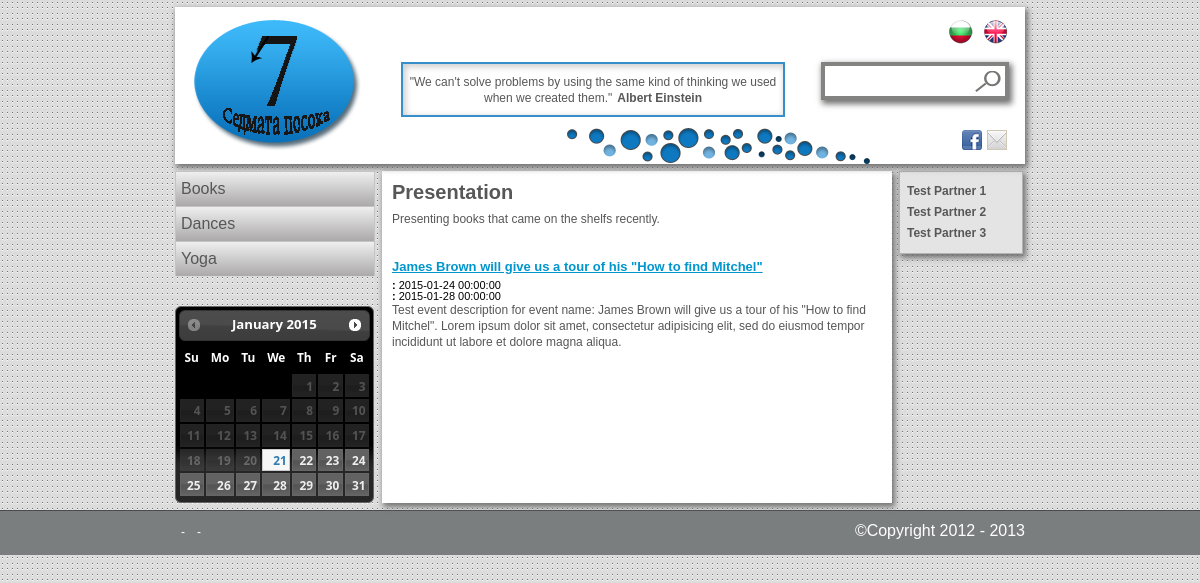
Page /en/subcategory/2 on the committed database.
### tables this page shows
create table thought_text (
  id int not null auto_increment primary key,
  bg text,
  en text
);

create table thought_author (
  id int not null auto_increment primary key,
  bg text,
  en text
);

create table category (
  id         int not null auto_increment primary key,
  pictureSrc varchar(150) not null,
  nameId     int not null,
  descrId    int not null,
  createdAt  timestamp default current_timestamp,

  foreign key (nameId) 
    references categoryname(id)
    on delete cascade
    on update cascade,

  foreign key (descrId) 
    references categorydescr(id)
    on delete cascade
    on update cascade
);

create table categoryname (
  id int not null auto_increment primary key,
  bg text,
  en text
);

create table subcategory (
  id         int not null auto_increment primary key,
  catId      int not null,
  pictureSrc varchar(150),
  nameId     int not null,
  descrId    int not null,
  createdAt  timestamp default current_timestamp,

  foreign key (catId) 
    references category(id)
    on delete cascade
    on update cascade,

  foreign key (nameId) 
    references subcategoryname(id)
    on delete cascade
    on update cascade,

  foreign key (descrId) 
    references subcategorydescr(id)
    on delete cascade
    on update cascade
);

create table subcategoryname (
  id int not null auto_increment primary key,
  bg text,
  en text
);

create table subcategorydescr (
  id int not null auto_increment primary key,
  bg text,
  en text
);

create table event (
  id        int not null auto_increment primary key,
  titleId   int not null,
  descrId   int not null,
  subcatId  int not null,
  link      varchar(150),
  fee       varchar(50),  
  startDate timestamp,
  endDate   timestamp,

  foreign key (titleId) 
    references eventtitle(id)
    on delete cascade
    on update cascade,

  foreign key (titleId) 
    references eventtitle(id)
    on delete cascade
    on update cascade,

  foreign key (subcatId) 
    references subcategory(id)
    on delete cascade
    on update cascade
);

create table eventtitle (
  id int not null auto_increment primary key,
  bg text,
  en text
);

create table eventdescr (
  id int not null auto_increment primary key,
  bg text,
  en text
);

create table partner (
  id      int not null auto_increment primary key,
  logoSrc varchar(150) not null,
  link    varchar(150),
  nameId  int not null,

  foreign key (nameId) 
    references partnername(id)
    on delete cascade
    on update cascade
);

create table partnername (
  id int not null auto_increment primary key,
  bg text,
  en text
);

### application/helpers/printLayout_helper.php (called while the page is built, shortened)
<?php
if (!function_exists('test_method')) {
    function printLayout($pointer, $templateLayout = null, $mainLayout, $data) {
        $data['ui_labels'] = $pointer->uiLabelsModel->getLabelsForLanguage( $data['language'] );
        $pointer->load->view('templates/header', $data);
        $pointer->load->view($mainLayout, $data);
        $pointer->load->view('templates/footer', $data);
    }
}
?>

### application/controllers/subcategory.php (called while the page is built, shortened)
<?php
class subcategory extends CI_Controller {
    function index($language,$subcatId = 1)
    {
        $language = strtolower($language);
        $data = $this->load_data->populateHeaderData($language);
        $data['subcategoryInfo'] = $this->subcategoryModel->getSubcategriesInfo($subcatId, $language);
        $data['events'] = $this->eventModel->getAllEventsForSubcategory(30 ,$subcatId, $language);
        $data['language'] = $language;
        printLayout($this, "templates/templateLayout","subcategoryView",$data);
    }
}
?>

### index.php (called while the page is built, shortened)
<?php
require_once BASEPATH.'core/CodeIgniter.php';

### application/models/thoughtModel.php (called while the page is built, shortened)
<?php
class thoughtModel extends CI_Model {
    function getLastThought($limit =1, $language)
   {
       $this->db->select('thought_text.'.$language.' as text, thought_author.'.$language.' as author' );
       $this->db->from('thought');
       $this->db->join('thought_author','thought_author.id = thought.authorId');
       $this->db->join('thought_text','thought_text.id = thought.textId');
       $this->db->order_by('thought.id','desc');
       $this->db->limit($limit);
       $query=$this->db->get();
       if($query->num_rows() > 0){
           return $query->result_array();
       }
   }
   function getThought($day = null ,$limit = 0,$language) {
       $day = isset($day)?$day:Date('Y:m:d');
        $this->db->select('thought_text.'.$language.' as text, thought_author.'.$language.' as author');
        $this->db->join('thought_author','thought_author.id = thought.authorId');
        $this->db->join('thought_text','thought_text.id = thought.textId');
        $this->db->where("`startDate` <=  '".$day."' AND  `endDate` >=  '".$day."'");
        if($limit > 0)
        {
            $this->db->limit($limit);
        }
        $query = $this->db->get('thought');
        if($query->num_rows() > 0)
        {
            return $query->result_array();
        }
        else
        {
            return $this->getLastThought(1,$language);
        }
   }
}
?>

### application/libraries/load_data.php (called while the page is built, shortened)
<?php
class Load_Data extends CI_Controller {
    function populateHeaderData($language) {
        $language = strtolower($language);
        $CI = &get_instance();
        $data['banners'] = $CI->adsModel->getAds(null, 1, 7, $language);
        $data['ads'] = $CI->adsModel->getAds(null, 2, 2, $language);
        $data['partners'] = $CI->partnerModel->getPartners($language);
        $data['categories'] = $CI->categoryModel->
                getAllCategoriesName($language);
        $data['subcategories'] = $CI->subcategoryModel->
                getSubcategoriesForCategory($catId = null, $language);
        $data['thought'] = $CI->thoughtModel->getThought(null, 1, $language);
        return $data;
    }
}
?>

### application/models/categoryModel.php (called while the page is built, shortened)
<?php
class categoryModel extends CI_Model {
    function getAllCategoriesName($language) {
        $this->db->select('category.id,categoryname.'.$language.' as name');
        $this->db->join('categoryname','categoryname.id = category.nameId');
        $this->db->order_by('name', 'asc');
        $query = $this->db->get('category');
        return $query->result_array();
    }
}
?>

### application/models/subcategoryModel.php (called while the page is built, shortened)
<?php
class subcategoryModel extends CI_Model {
    function getSubcategoriesForCategory($catId = null,$language) {
        $this->db->select(' subcategory.id,subcategory.catId,
            subcategoryname.'.$language.' as name,
            subcategorydescr.'.$language.' as descr');
        $this->db->from('subcategory');
        $this->db->join('subcategoryname', 'subcategoryname.id = subcategory.nameId');
        $this->db->join('subcategorydescr', 'subcategorydescr.id = subcategory.descrId');
        $this->db->order_by('name', 'asc');
        $query = $this->db->get();
        return $query->result_array();
    }
    function getSubcategriesInfo($subcatId, $language)
    {
        $this->db->select(' subcategory.id,subcategory.catId,
            subcategoryname.'.$language.' as name,
            subcategorydescr.'.$language.' as descr');
        $this->db->from('subcategory');
        $this->db->join('subcategoryname', 'subcategoryname.id = subcategory.nameId');
        $this->db->join('subcategorydescr', 'subcategorydescr.id = subcategory.descrId');
        $this->db->where('subcategory.id = "' . $subcatId . ' "');
                $this->db->order_by('name', 'asc');
        $query = $this->db->get();
        $result = $query->result_array();
        return $result[0];
    }
}
?>

### application/models/eventModel.php (called while the page is built, shortened)
<?php
class eventModel extends CI_Model {
    function getAllEventsForSubcategory($timeframe, $subcatId, $language) {
        $today        = Date('Y:m:d');
        $timeframeEnd = Date('Y:m:d', mktime(0, 0, 0, date("m"), date("d") + $timeframe, date("Y")));
        $this->db->select('event.id as eventId, subcatId, eventtitle.'.$language.' as title,
            eventdescr.'.$language.' as descr,
            startDate, endDate, fee, link'
        );
        $this->db->from('event');
        $this->db->join('eventtitle', 'eventtitle.id = event.titleId');
        $this->db->join('eventdescr', 'eventdescr.id = event.descrId');
        $this->db->where('subcatId = '.$subcatId.'');
        $this->db->where("((`startDate` <= '".$today."' AND `endDate` >= '".$timeframeEnd."')");
        $this->db->or_where("(`startDate` > '".$today."' AND `startDate` <= '".$timeframeEnd."')");
        $this->db->or_where("(`endDate` > '".$today."' AND `endDate` <= '".$timeframeEnd."'))");
        $query = $this->db->get();
        return $query->result_array();
    }
}
?>

### application/models/partnerModel.php (called while the page is built)
<?php
class partnerModel extends CI_Model {
    function getPartners($language)
    {
        $this->db->select(' partner.link, partner.logoSrc, partnername.'.$language.' as name');
        $this->db->join('partnername','partnername.id = partner.nameId');
        $query = $this->db->get('partner');
        return $query->result_array();
    }
}
?>

### application/views/subcategoryView.php (the view)
<div class="subCategoryMainHolder">
	<div class="subCategoryHolder">
		<h1 class="title"><?php echo $subcategoryInfo['name']; ?></h1>
		<p><?php echo $subcategoryInfo['descr']; ?></p>
	</div>
	<?php if (count($events)) echo '<h2>'.$ui_labels['subcategory']['events'].'</h2>'; ?>
	<div class="subCategoryEventHolder">
		<?php
			foreach($events as $event)
			{
			echo "<div class='subCategoryEvent'><h3><a href='".base_url().$language.'/'."event/".$event['eventId']."'>
			".$event['title']."</a></h3>";
      echo '<p class="date"><span class="bold">'.$ui_labels['event']['start_date'].': </span>'.$event["startDate"].'</p>';
      echo '<p class="date"><span class="bold">'.$ui_labels['event']['end_date'  ].': </span>'.$event["endDate"]  .'</p>';
			echo '<p>'.$event['descr'].'</p></div>';
			}
		?>
	</div>
</div>

### application/views/templates/header.php (shortened to what this page needs)
<?php
$query = $_SERVER['QUERY_STRING'] ? '?'.$_SERVER['QUERY_STRING'] : '';
$uri_string = $this->uri->uri_string();
$uri_string = $uri_string ? $uri_string : $language;
$full_url = $this->config->site_url().'/'.$uri_string.$query;
$full_url = str_replace('/index.php', '', $full_url);
?>
<!DOCTYPE html>
<html>
    <head>
        <link rel="stylesheet" type="text/css" href="<?php echo base_url();?>css/style.css" />
        <link rel="stylesheet" type="text/css" href="<?php echo base_url();?>js/jquery-ui-1.10.2.custom/css/ui-darkness/jquery-ui-1.10.2.custom.css"></script>
        <link rel="stylesheet" type="text/css" href="<?php echo base_url();?>js/jquery-ui-1.10.2.custom/css/ui-darkness/jquery-ui-1.10.2.custom.min.css"></script>
    </head>
    <body>
        <div class="wrapAllMain">
        <div class="wrapAll">
            <header class="wrapHeader">
                <div class="clear">
                    <a class="logo" href="<?php echo base_url().$language;?>/" ><img src="<?php echo base_url()?>img/logo_sedmata_posoka.png" alt="logo" /></a>
                    <div class="mindHolder">
                        <?php
                        echo '<p>"' . $thought[0]['text'] . '"<span class="author"> ' . $thought[0]['author'] . '</span></p>';
                        ?>
                    </div>
                    <div class="bubbles"></div>
                    <div class="rightPart">
                        <section class="language clear">
                            <a href="<?php echo str_replace('/bg', '/en', $full_url); ?>" class="en"></a>
                            <a href="<?php echo str_replace('/en', '/bg', $full_url); ?>" class="bg"></a>
                        </section>
						<section id="searchHolder" class="search">
							<form id="formSearch" name="formSearch" action="" method="post" onsubmit="return searchByWord();">
								<input class="searchTxt" id="searchTxt" name="searchTxt" type="search" />
								<input class="searchBttn" id="searchBttn" type="submit" value="" />
							</form>
						</section>
                        <section class="socials clear">
                            <a class="email" href="<?=base_url().$language?>/contacts"></a>
                            <a class="fb" href=""></a>
                        </section>
                    </div>
                </div>
            </header>
            <section class="wrapMain">
                <div class="clear">
                    <div class ="wrapMainLeft">
                        <nav class ="navMain">
							<ul class="level1">
                            <?php
                            foreach ($categories as $category) {
                                echo '<li class="level1Li"><a class="level1Link" href="' . base_url() .$language.'/'. 'category/' . $category['id'] . '">' .
                                $category['name'] . ' </a>';
								echo '</li>';
                            }
                            ?>
							</ul>
                        </nav>
						<div class="datePickerHolder">
							<div id="datepicker"></div>
						</div>
                    </div>
                    <div class ="wrapMainMiddle">

### application/views/templates/footer.php (shortened to what this page needs)
</div>
<div class ="wrapMainRight">
    <div class="partnersMainHolder">
        <h3><?=$ui_labels['partners']['list']?></h3>
        <?php
        foreach ($partners as $partner) {
            echo '<h4>' . $partner['name'] . '</h4>';
        }
        ?>
    </div>
</div>
</div>
</section>
</div>
<footer class="footer">
    <div class ="content">
		<nav class ="navBottom">
			<?php
            echo '<span class="separator">-</span>';
            echo '<span class="separator">-</span>';
			?>
		</nav>
		<span class="footerRight">&copy;Copyright 2012 - 2013</span>
	</div>
</footer>
</div>
</body>
</html>

### rows in the picture
thought_text: en "We can't solve problems by using the same kind of thinking we used when we created them.", thought_author.en "Albert Einstein"
category: nameId.en "Books"
category: nameId.en "Dances"
category: nameId.en "Yoga"
subcategory: nameId.en "Presentation", descrId.en "Presenting books that came on the shelfs recently."
event: titleId.en "James Brown will give us a tour of his \"How to find Mitchel\"", startDate "2015-01-24 00:00:00", endDate "2015-01-28 00:00:00", eventdescr.en "Test event description for event name: James Brown will give us a tour of his \"How to find Mitchel\". Lorem ipsum dolor sit amet, consectetur adipisicing elit, sed do eiusmod tempor incididunt ut labore et dolore magna aliqua."
partner: nameId.en "Test Partner 1"
partner: nameId.en "Test Partner 2"
partner: nameId.en "Test Partner 3"
